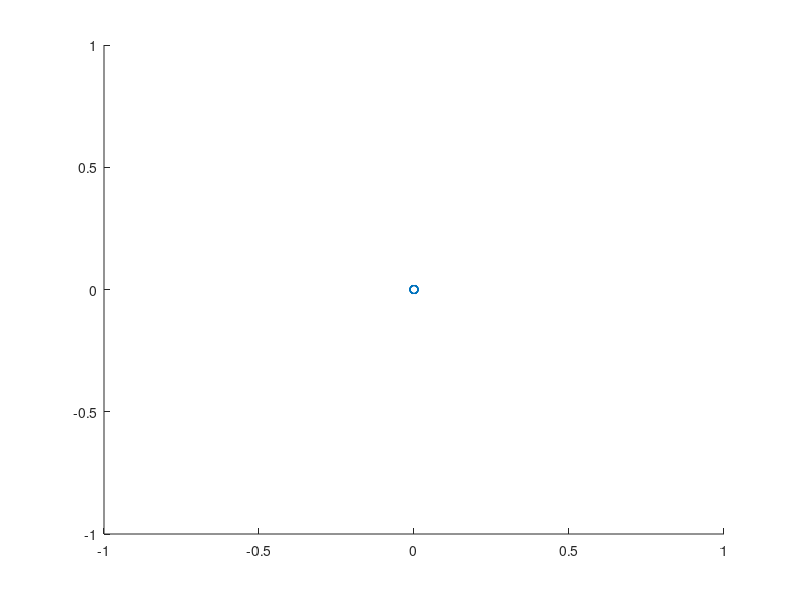

The MATLAB source for this figure: (Note: this script raises an error after producing the figure.)

clear
tic
try
    Number_of_FETs = 15;
    FETs = zeros(Number_of_FETs,2);
    for i = 1:Number_of_FETs
        [FETs(i,1),FETs(i,2),~,~]=Select_FET(i);
    end
    
    for i = 1:length(FETs)
        for j = 1:length(FETs)
            
            FETs_Ron(i,j) = FETs(i,1) - FETs(j,1);
            FETs_Coss(i,j) = FETs(i,2) - FETs(j,2);
        end
    end
    
    
    
    
    %{
    [minronCoss] = min(FETs,[],1);
    minron = minronCoss(1);
    minCoss = minronCoss(2);
    FETs(:,1) = FETs(:,1)./minron;
    FETs(:,2) = FETs(:,2)./minCoss;
    
    e_tan_dist = 1;
    e_FET_dist = 1;
    
    for i = 1:length(FETs)
        for j = 1:length(FETs)
            
            distance_between_points(i,j) = sqrt((FETs(j,1)-FETs(i,1))^2+(FETs(j,2)-FETs(i,2))^2);
            
        end
    end
    %}
    saved_fval = ones(5,1).*100;
    big_loop = 0;
    max_iteration = 50;
    almost_steady_state = [0 0 0 0 0 0 0 0];
    
    sf = [1 1 1 1 1 1e-6 100 100];  
    
    
    x = [3.0000    3.0000   14.0000   15.0000    3.0000   1.2315    0.9000    0.9000]; % This is the optimized one with the new projection parameters
   % x = [ 14.0000   12.0000   14.0000    1.0000    8.0000    3.0000    6.0000   12.0000    1.2315    0.9000    0.9000];
    %x = [ 12.0000    6.0000   14.0000   15.0000    2.0000    6.0000    6.0000   12.0000  1.2315e6    0.009    0.009];
   % x = x.*sf;
    
    %x = [    6.0000    6.0000   14.0000   15.0000    8.0000    6.0000    6.0000   12.0000    1.2315    0.9000    0.9000]
    % 5 10 5 10 5 10
    % 19 6 1 19 6 1 
    %2 3 4 2 3 4
    saved_x = x;
    FETs_number = 5;
    stick = zeros(8,3);
    deltaRon = -1e-3;
    deltaCoss = -0.4e-9;
  % coss_adjust_values = [0 deltaCoss/minCoss];
  %  ron_adjust_values = [deltaRon/minron 0];

    
    
    while(big_loop<max_iteration)
        for i = 1:FETs_number
            
            adjust_FET = [0 0 0 0 0 0 0 0];
            adjust_FET(i) = 1;
            
            Coss_adj = [0 0 0 0 0];
            Ron_adj = [0 0 0 0 0];
            
            [stick(i,1),graph1]=Texas_SC_Fib_D_Sweep_IC_Updated(x);
            
            Coss_adj = [0 0 0 0 0 0 0 0].*adjust_FET;
            Ron_adj = [-1e-3 -1e-3 -1e-3 -1e-3 -1e-3 -1e-3 -1e-3 -1e-3].*adjust_FET;
            
            [stick(i,2),graph2]=Texas_SC_Fib_D_Sweep_IC_Updated(x,Coss_adj,Ron_adj);
            
            
            Coss_adj = [-0.4e-9 -0.4e-9 -0.4e-9 -0.4e-9 -0.4e-9 -0.4e-9 -0.4e-9 -0.4e-9].*adjust_FET;
            Ron_adj = [0 0 0 0 0 0 0 0].*adjust_FET;
            
            [stick(i,3),graph3]=Texas_SC_Fib_D_Sweep(x,Coss_adj,Ron_adj);
            
            % Move in the steepest direction:
            stick_diff = [stick(i,1)-stick(i,2) stick(i,1)-stick(i,3)];
            
            D_Ron = FETs_Ron./deltaRon;
            D_Coss  = FETs_Coss./deltaCoss;
            
            
            Projected_Ploss = stick(i,1)+D_Ron(x(i),:)*stick_diff(1)+D_Coss(x(i),:)*stick_diff(2);
            
            %{
            stick_delta_ploss_over_delta_x = stick_diff./([deltaRon deltaCoss]);
            
            slope = stick_delta_ploss_over_delta_x(1)/stick_delta_ploss_over_delta_x(2);
            
            
            %[V,I] = max(abs(stick_diff));
            
            the_sign = sign(stick_diff);
            
            XY0 = FETs(x(i),:);
            m = slope;
            %XY1 = XY0 + [ron_adjust_values(I)  coss_adjust_values(I)];
            
            lineA = -m;
            lineB = 1;
            lineC = m*XY0(1)-XY0(2);
            
            for j = 1:length(FETs)
                FET_distance(j) = abs(lineA*FETs(j,1)+lineB*FETs(j,2)+lineC)/sqrt(lineA^2+lineB^2);
            end
            
            combine_distance = e_tan_dist.*FET_distance+e_FET_dist.*distance_between_points(x(i),:);
            %{
    if  the_sign(1) == 1 && the_sign(1) == 1
        
        errorRon = FETs(:,1)>=FETs(x(i),1);
        errorCoss = FETs(:,2)>=FETs(x(i),2);
    end
    
    if I == 1 && the_sign == -1
        
        errorRon = FETs(:,1)<=FETs(x(i),1);
        errorCoss = FETs(:,2)<=FETs(x(i),2);
    end
    
    if I == 2 && the_sign == 1
        
        errorRon = FETs(:,1)>=FETs(x(i),1);
       
    end
    
    if I == 2 && the_sign == -1
        
        errorRon = FETs(:,1)<=FETs(x(i),1);
        
    end
    
     if I == 3 && the_sign == 1
        

        errorCoss = FETs(:,2)>=FETs(x(i),2);
    end
    
    if I == 3 && the_sign == -1
        

        errorCoss = FETs(:,2)<=FETs(x(i),2);
    end
            %}
            
            
            % Angle calculation
            perp_m = -1/m; % slope
            
            perp_b =  -perp_m*XY0(1)+XY0(2); % y interscept for perpendicular line
           
                perp_y = perp_m.*FETs(:,1)+ perp_b;
                
               GraterThan90 = perp_y<=FETs(:,2); % 1 if angle should have 90 degrees added to it 

               
            DegreeFromGreatest = rad2deg(asin(FET_distance./distance_between_points(x(i),:)));
            
            Angle_Error = (DegreeFromGreatest'+GraterThan90.*90)/18;
            
            error_adjusted =combine_distance' +Angle_Error; %+ errorRon*100 + errorCoss*100;
            error_adjusted(x(i)) =  error_adjusted(x(i)) + 100;
            [~,new_xs]=sort(error_adjusted);
            
            
            new_Ploss(1)=sum((XY0-FETs(new_xs(1),:)).*stick_delta_ploss_over_delta_x);
            new_Ploss(2)=sum((XY0-FETs(new_xs(2),:)).*stick_delta_ploss_over_delta_x);
            new_Ploss(3)=sum((XY0-FETs(new_xs(3),:)).*stick_delta_ploss_over_delta_x);
            new_Ploss(4)=sum((XY0-FETs(new_xs(4),:)).*stick_delta_ploss_over_delta_x);
            new_Ploss(5)=sum((XY0-FETs(new_xs(5),:)).*stick_delta_ploss_over_delta_x);
            
            
            [~,new_x_ind] = min(new_Ploss);
            
            new_x=new_xs(new_x_ind);
            x_test = x;
            
            x_test(i) = new_x;
            %}
            [~,new_x] = min(Projected_Ploss);
           
            x_test = x;
            x_test(i) = new_x;
            
            Coss_adj_test = [0 0 0 0 0 0 0 0];
            Ron_adj_test = [0 0 0 0 0 0 0 0];
            
            [stick_em,graph1]=Texas_SC_Fib_D_Sweep_IC_Updated(x_test,Coss_adj_test,Ron_adj_test);
            
            % If there is not an improvement to the fval of the converter.
            if stick_em > stick(i,1)
                almost_steady_state(i) = 1;
            else
                x(i) = new_x;
                saved_x(end+1,:) = x;
                almost_steady_state(i) = 0;
                saved_fval(:,end+1) = stick(:,1);
                i
                toc
            end
            

            
            
            
            
        end
        big_loop = big_loop + 1;
        
        if sum(almost_steady_state)==length(almost_steady_state)
            toc
            J = 4564654;
        end
    end
    
    
    
    
catch ME
    J = 5465456465;
    
end


J = 456456456;
figure
plot_ron = FETs(:,1);
plot_Coss = FETs(:,2);
scatter(plot_ron,plot_Coss,'DisplayName','FETs');
hold on
plot(plot_ron(saved_x(:,1)),plot_Coss(saved_x(:,1)),'DisplayName','M1&M5','LineWidth',3,'LineStyle','--');
hold on
plot(plot_ron(saved_x(:,2)),plot_Coss(saved_x(:,2)),'DisplayName','M2&M4','LineWidth',3,'LineStyle',':');
hold on
plot(plot_ron(saved_x(:,3)),plot_Coss(saved_x(:,3)),'DisplayName','M3&M6','LineWidth',3,'LineStyle','-.');
hold on
plot(plot_ron(saved_x(:,4)),plot_Coss(saved_x(:,4)),'DisplayName','M7&M10','LineWidth',3,'LineStyle','--');
hold on
plot(plot_ron(saved_x(:,5)),plot_Coss(saved_x(:,5)),'DisplayName','M8&M9','LineWidth',3,'LineStyle',':');
hold on
plot(plot_ron(saved_x(:,6)),plot_Coss(saved_x(:,6)),'DisplayName','M11&M15','LineWidth',3,'LineStyle','-.');
hold on
plot(plot_ron(saved_x(:,7)),plot_Coss(saved_x(:,7)),'DisplayName','M12&M14','LineWidth',3,'LineStyle',':');
hold on
plot(plot_ron(saved_x(:,8)),plot_Coss(saved_x(:,8)),'DisplayName','M13&M16','LineWidth',3,'LineStyle','-.');
hold on
scatter(plot_ron(x(:,1:8)),plot_Coss(x(:,1:8)),50,'r','DisplayName','Ending Point');

% Create ylabel
ylabel('Coss (F)','FontSize',20);

% Create xlabel
xlabel('Ron (\Omega)','FontSize',20);

% Create title
title('SC Fib Converter Optimization','FontSize',24);

axis1 = gca;
set(axis1,'FontName','Times New Roman','FontSize',14);
legend
